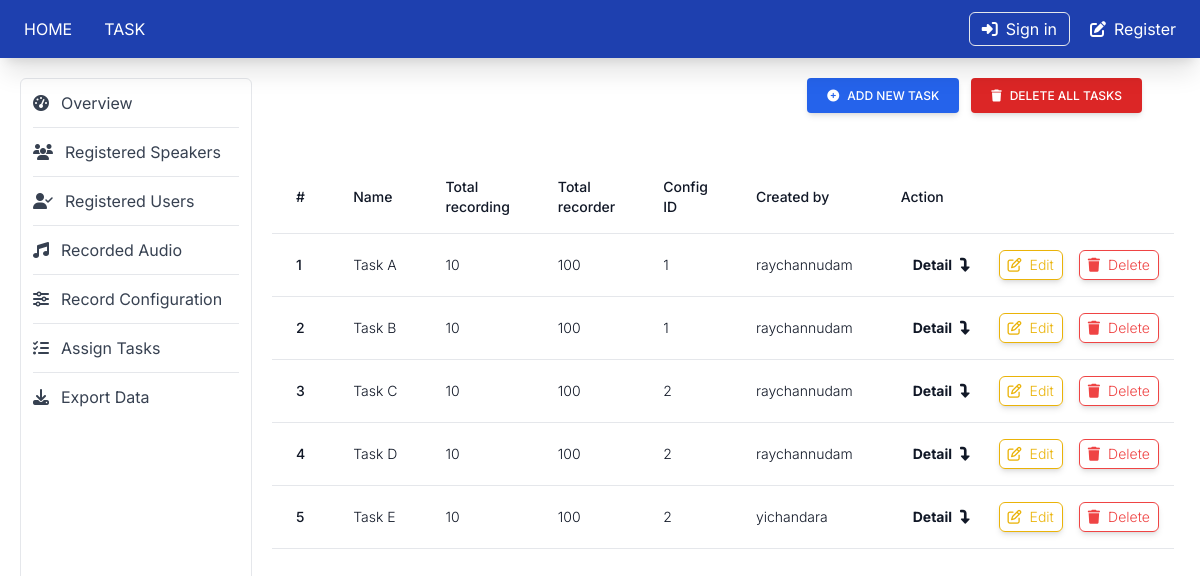
The page /dashboard/assign-task on the database its author committed.
### src/models/task.py (models this page shows)
class Task (db.Model):
    id = db.Column(db.Integer(), primary_key=True)
    name = db.Column(db.String(), nullable=False, unique=True)
    description = db.Column(db.String(length=500), nullable=True)
    created_at = db.Column(db.String(), nullable=False, default=TODAY_DATE_TIME)
    updated_at = db.Column(db.String(), nullable=False, default=TODAY_DATE_TIME)
    from src.models import recording
    recordings = db.relationship('Recording', backref='task', lazy=True)
    created_user_id = db.Column(db.Integer(), db.ForeignKey('user.id'), nullable=False)
    record_config_id = db.Column(db.Integer(), db.ForeignKey('record_config.id'), nullable=True)

### src/models/user.py (models this page shows, shortened)
class User (db.Model, UserMixin):
    id = db.Column(db.Integer(), primary_key=True)
    username = db.Column(db.String(), nullable=False, unique=True)
    email = db.Column(db.String(), nullable=False)
    password_hash = db.Column(db.String(), nullable=False, default="password_disable")
    is_active = db.Column(db.Boolean(), nullable=False, default=True)
    created_at = db.Column(db.String(), nullable=False, default=TODAY_DATE_TIME)
    updated_at = db.Column(db.String(), nullable=False, default=TODAY_DATE_TIME)
    @property
    def password(self):
        return self.password
    roles = db.relationship('Role', secondary=user_role, backref='users', lazy=True)
    speaker = db.relationship('Speaker', backref=backref("user", cascade="all,delete"), lazy=True, uselist=False)
    tasks = db.relationship('Task', backref='created_by', lazy=True, cascade="all,delete")

### src/routes/routes.py (the view, shortened to what this page needs)
@app.route('/dashboard/assign-task', methods=['GET', 'POST'])
def dashboard_assign_task():
    assign_task_form = AssignTaskForm()
    recordConfigs = recordConfigController.get_all_record_config()
    tasks = taskController.get_all_task()
    if request.form.get('sample_file'):
        print('Added new recording')
    return render_template('dashboard/assign_task.html', tasks=tasks, assign_task_form=assign_task_form, recordConfigs=recordConfigs)

### src/controllers/record_config_controller.py (called while the page is built)
    def get_all_record_config(self):
        record_configs = record_config.RecordConfig.query.all()
        record_config_list = []
        for recordConfig in record_configs:
            record_config_list.append(recordConfig)
        return record_config_list

### src/controllers/task_controller.py (called while the page is built)
    def get_all_task(self):
        tasks = task.Task.query.all()
        taskList = []
        for taskItem in tasks:
            taskList.append(taskItem)
        return taskList

### src/templates/dashboard/assign_task.html (shortened to what this page needs)
{% extends 'dashboard/dashboard.html' %}
{% block dashboard_content %}
<div class="flex flex-col space-y-10 items-end text-gray-700 pb-28">
    <div class="flex flex-row space-x-3 items-center">
        <div>
            <button type="button"
                class="inline-block px-5 py-2.5 bg-blue-600 text-white font-medium text-xs leading-tight uppercase rounded shadow-md hover:bg-blue-700 hover:shadow-lg focus:bg-blue-700 focus:shadow-lg focus:outline-none focus:ring-0 active:bg-blue-800 active:shadow-lg transition duration-150 ease-in-out"
                data-bs-toggle="modal" data-bs-target="#addNewTask">
                <div class="flex flex-row space-x-2 items-center">
                    <div>
                        <i class="fa-solid fa-circle-plus"></i>
                    </div>
                    <div>
                        Add new task
                    </div>
                </div>
            </button>
        </div>
        <div>
            <a href=""
                class="inline-block px-5 py-2.5 bg-red-600 text-white font-medium text-xs leading-tight uppercase rounded shadow-md hover:bg-red-700 hover:shadow-lg focus:bg-red-700 focus:shadow-lg focus:outline-none focus:ring-0 active:bg-red-800 active:shadow-lg transition duration-150 ease-in-out">
                <div class="flex flex-row space-x-2 items-center">
                    <div>
                        <i class="fa-solid fa-trash"></i>
                    </div>
                    <div>
                        Delete all tasks
                    </div>
                </div>
            </a>
        </div>
    </div>
    <div class="flex flex-col self-start w-full text-gray-700">
        <div class="overflow-x-auto sm:-mx-6 lg:-mx-8">
            <div class="py-2 inline-block min-w-full sm:px-6 lg:px-8">
                <div class="overflow-hidden">
                    <table class="min-w-full">
                        <thead class="bg-white border-b">
                            <tr>
                                <th scope="col" class="text-sm font-medium text-gray-900 px-6 py-4 text-left">
                                    #
                                </th>
                                <th scope="col" class="text-sm font-medium text-gray-900 px-6 py-4 text-left">
                                    Name
                                </th>
                                <th scope="col" class="text-sm font-medium text-gray-900 px-6 py-4 text-left">
                                    Total recording
                                </th>
                                <th scope="col" class="text-sm font-medium text-gray-900 px-6 py-4 text-left">
                                    Total recorder
                                </th>
                                <th scope="col" class="text-sm font-medium text-gray-900 px-6 py-4 text-left">
                                    Config ID
                                </th>
                                <th scope="col" class="text-sm font-medium text-gray-900 px-6 py-4 text-left">
                                    Created by
                                </th>
                                <th scope="col" class="text-sm font-medium text-gray-900 px-6 py-4 text-left">
                                    Action
                                </th>
                            </tr>
                        </thead>
                        <tbody>
                            {% for task in tasks %}
                            <tr class="bg-white border-b transition duration-300 ease-in-out hover:bg-gray-100">
                                <td class="px-6 py-4 whitespace-nowrap text-sm font-medium text-gray-900">{{task.id}}
                                </td>
                                <td class="text-sm text-gray-900 font-light px-6 py-4 whitespace-nowrap">
                                    {{task.name}}
                                </td>
                                <td class="text-sm text-gray-900 font-light px-6 py-4 whitespace-nowrap">
                                    10
                                </td>
                                <td class="text-sm text-gray-900 font-light px-6 py-4 whitespace-nowrap">
                                    100
                                </td>
                                <td class="text-sm text-gray-900 font-light px-6 py-4 whitespace-nowrap">
                                    {{task.record_config_id}}
                                </td>
                                <td class="text-sm text-gray-900 font-light px-6 py-4 whitespace-nowrap">
                                    {{task.created_by.username}}
                                </td>
                                <td class="text-sm text-gray-900 font-light px-6 py-4 whitespace-nowrap">
                                    <div class="flex flex-row space-x-4 items-center text-sm">
                                        <div>
                                            <a href="/dashboard/assign-task/detail/{{task.id}}">
                                                <div class="flex flex-row space-x-2 items-center px-3 py-1 hover:shadow-md font-bold">
                                                    <div>
                                                        <p>Detail</p>
                                                    </div>
                                                    <div>
                                                        <i class="fa-solid fa-turn-down"></i>
                                                    </div>
                                                </div>
                                            </a>
                                        </div>
                                        <div>
                                            <a href="">
                                                <div class="flex flex-row space-x-2 items-center text-yellow-500 border border-yellow-500 px-2 py-1 rounded-md shadow-md">
                                                    <div>
                                                        <i class="fa-regular fa-pen-to-square"></i>
                                                    </div>
                                                    <div>
                                                        Edit
                                                    </div>
                                                </div>
                                            </a>
                                        </div>
                                        <div>
                                            <a href="/dashboard/assign-task/delete/{{task.id}}">
                                                <div class="flex flex-row space-x-2 items-center text-red-500 border border-red-500 px-2 py-1 rounded-md shadow-md">
                                                    <div>
                                                        <i class="fa-solid fa-trash"></i>
                                                    </div>
                                                    <div>
                                                        Delete
                                                    </div>
                                                </div>
                                            </a>
                                        </div>
                                    </div>
                                </td>
                            </tr>
                            {% endfor %}
                        </tbody>
                    </table>
                </div>
            </div>
        </div>
    </div>
</div>
{% endblock %}

### rows shown on the page
Task: id "1", name "Task A", record_config_id "1", created_by.username "raychannudam"
Task: id "2", name "Task B", record_config_id "1", created_by.username "raychannudam"
Task: id "3", name "Task C", record_config_id "2", created_by.username "raychannudam"
Task: id "4", name "Task D", record_config_id "2", created_by.username "raychannudam"
Task: id "5", name "Task E", record_config_id "2", created_by.username "yichandara"
